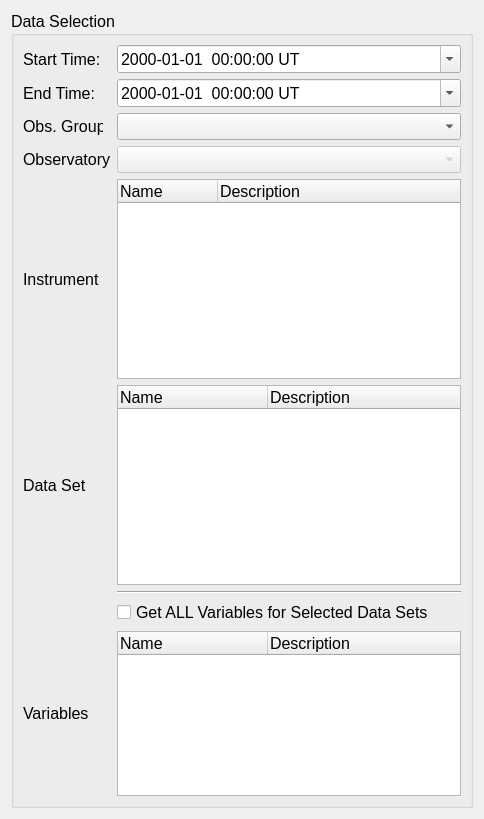
<?xml version="1.0" encoding="UTF-8"?>
<ui version="4.0">
 <class>ScInfoPropWidget</class>
 <widget class="QWidget" name="ScInfoPropWidget">
  <property name="geometry">
   <rect>
    <x>0</x>
    <y>0</y>
    <width>484</width>
    <height>795</height>
   </rect>
  </property>
  <property name="windowTitle">
   <string>Form</string>
  </property>
  <layout class="QGridLayout" name="gridLayout">
   <item row="8" column="0">
    <spacer name="verticalSpacer">
     <property name="orientation">
      <enum>Qt::Vertical</enum>
     </property>
     <property name="sizeHint" stdset="0">
      <size>
       <width>20</width>
       <height>40</height>
      </size>
     </property>
    </spacer>
   </item>
   <item row="0" column="0">
    <widget class="QGroupBox" name="groupBox">
     <property name="font">
      <font>
       <pointsize>12</pointsize>
       <weight>50</weight>
       <bold>false</bold>
      </font>
     </property>
     <property name="title">
      <string>Data Selection</string>
     </property>
     <layout class="QGridLayout" name="gridLayout_2">
      <item row="5" column="2">
       <widget class="pqTreeWidget" name="DataSet">
        <property name="minimumSize">
         <size>
          <width>265</width>
          <height>200</height>
         </size>
        </property>
        <property name="focusPolicy">
         <enum>Qt::ClickFocus</enum>
        </property>
        <property name="horizontalScrollBarPolicy">
         <enum>Qt::ScrollBarAsNeeded</enum>
        </property>
        <property name="alternatingRowColors">
         <bool>true</bool>
        </property>
        <property name="selectionMode">
         <enum>QAbstractItemView::NoSelection</enum>
        </property>
        <property name="selectionBehavior">
         <enum>QAbstractItemView::SelectRows</enum>
        </property>
        <property name="sortingEnabled">
         <bool>false</bool>
        </property>
        <property name="animated">
         <bool>true</bool>
        </property>
        <property name="allColumnsShowFocus">
         <bool>true</bool>
        </property>
        <property name="wordWrap">
         <bool>false</bool>
        </property>
        <property name="columnCount">
         <number>2</number>
        </property>
        <attribute name="headerCascadingSectionResizes">
         <bool>true</bool>
        </attribute>
        <attribute name="headerDefaultSectionSize">
         <number>150</number>
        </attribute>
        <column>
         <property name="text">
          <string>Name</string>
         </property>
        </column>
        <column>
         <property name="text">
          <string>Description</string>
         </property>
        </column>
       </widget>
      </item>
      <item row="4" column="2">
       <widget class="pqTreeWidget" name="Instruments">
        <property name="minimumSize">
         <size>
          <width>265</width>
          <height>200</height>
         </size>
        </property>
        <property name="focusPolicy">
         <enum>Qt::ClickFocus</enum>
        </property>
        <property name="alternatingRowColors">
         <bool>true</bool>
        </property>
        <property name="selectionMode">
         <enum>QAbstractItemView::NoSelection</enum>
        </property>
        <property name="selectionBehavior">
         <enum>QAbstractItemView::SelectColumns</enum>
        </property>
        <property name="sortingEnabled">
         <bool>false</bool>
        </property>
        <property name="animated">
         <bool>true</bool>
        </property>
        <property name="allColumnsShowFocus">
         <bool>true</bool>
        </property>
        <property name="columnCount">
         <number>2</number>
        </property>
        <attribute name="headerCascadingSectionResizes">
         <bool>true</bool>
        </attribute>
        <attribute name="headerDefaultSectionSize">
         <number>100</number>
        </attribute>
        <attribute name="headerHighlightSections">
         <bool>false</bool>
        </attribute>
        <column>
         <property name="text">
          <string>Name</string>
         </property>
        </column>
        <column>
         <property name="text">
          <string>Description</string>
         </property>
        </column>
       </widget>
      </item>
      <item row="9" column="2">
       <widget class="pqTreeWidget" name="Variables">
        <property name="minimumSize">
         <size>
          <width>265</width>
          <height>165</height>
         </size>
        </property>
        <property name="alternatingRowColors">
         <bool>true</bool>
        </property>
        <property name="selectionMode">
         <enum>QAbstractItemView::NoSelection</enum>
        </property>
        <property name="sortingEnabled">
         <bool>false</bool>
        </property>
        <property name="animated">
         <bool>true</bool>
        </property>
        <property name="columnCount">
         <number>2</number>
        </property>
        <attribute name="headerDefaultSectionSize">
         <number>150</number>
        </attribute>
        <column>
         <property name="text">
          <string>Name</string>
         </property>
        </column>
        <column>
         <property name="text">
          <string>Description</string>
         </property>
        </column>
       </widget>
      </item>
      <item row="0" column="0">
       <widget class="QLabel" name="startTime_Label">
        <property name="text">
         <string>Start Time:</string>
        </property>
       </widget>
      </item>
      <item row="1" column="2">
       <widget class="QDateTimeEdit" name="endTime">
        <property name="focusPolicy">
         <enum>Qt::ClickFocus</enum>
        </property>
        <property name="displayFormat">
         <string>yyyy-MM-dd  hh:mm:ss UT</string>
        </property>
        <property name="calendarPopup">
         <bool>true</bool>
        </property>
       </widget>
      </item>
      <item row="2" column="0">
       <widget class="QLabel" name="Group_Label">
        <property name="maximumSize">
         <size>
          <width>80</width>
          <height>16777215</height>
         </size>
        </property>
        <property name="text">
         <string>Obs. Group</string>
        </property>
       </widget>
      </item>
      <item row="9" column="0">
       <widget class="QLabel" name="Variables_Label">
        <property name="text">
         <string>Variables</string>
        </property>
       </widget>
      </item>
      <item row="2" column="2">
       <widget class="QComboBox" name="Group">
        <property name="enabled">
         <bool>true</bool>
        </property>
        <property name="minimumSize">
         <size>
          <width>265</width>
          <height>0</height>
         </size>
        </property>
        <property name="maximumSize">
         <size>
          <width>16777215</width>
          <height>16777215</height>
         </size>
        </property>
        <property name="focusPolicy">
         <enum>Qt::ClickFocus</enum>
        </property>
        <item>
         <property name="text">
          <string/>
         </property>
        </item>
       </widget>
      </item>
      <item row="3" column="2">
       <widget class="QComboBox" name="Observatory">
        <property name="enabled">
         <bool>false</bool>
        </property>
        <property name="minimumSize">
         <size>
          <width>265</width>
          <height>0</height>
         </size>
        </property>
        <property name="maximumSize">
         <size>
          <width>16777215</width>
          <height>16777215</height>
         </size>
        </property>
        <property name="focusPolicy">
         <enum>Qt::ClickFocus</enum>
        </property>
        <item>
         <property name="text">
          <string/>
         </property>
        </item>
       </widget>
      </item>
      <item row="3" column="0">
       <widget class="QLabel" name="Observatory_Label">
        <property name="text">
         <string>Observatory</string>
        </property>
       </widget>
      </item>
      <item row="1" column="0">
       <widget class="QLabel" name="endTime_Label">
        <property name="text">
         <string>End Time:</string>
        </property>
       </widget>
      </item>
      <item row="4" column="0">
       <widget class="QLabel" name="Instruments_Label">
        <property name="text">
         <string>Instrument</string>
        </property>
       </widget>
      </item>
      <item row="5" column="0">
       <widget class="QLabel" name="DataSet_Label">
        <property name="text">
         <string>Data Set</string>
        </property>
       </widget>
      </item>
      <item row="0" column="2">
       <widget class="QDateTimeEdit" name="startTime">
        <property name="focusPolicy">
         <enum>Qt::ClickFocus</enum>
        </property>
        <property name="displayFormat">
         <string>yyyy-MM-dd  hh:mm:ss UT</string>
        </property>
        <property name="calendarPopup">
         <bool>true</bool>
        </property>
       </widget>
      </item>
      <item row="7" column="2">
       <widget class="Line" name="line">
        <property name="orientation">
         <enum>Qt::Horizontal</enum>
        </property>
       </widget>
      </item>
      <item row="8" column="2">
       <widget class="QCheckBox" name="allVariables">
        <property name="text">
         <string>Get ALL Variables for Selected Data Sets</string>
        </property>
       </widget>
      </item>
     </layout>
     <zorder>Group</zorder>
     <zorder>Observatory</zorder>
     <zorder>Group_Label</zorder>
     <zorder>Observatory_Label</zorder>
     <zorder>Instruments_Label</zorder>
     <zorder>DataSet_Label</zorder>
     <zorder>DataSet</zorder>
     <zorder>Variables_Label</zorder>
     <zorder>Variables</zorder>
     <zorder>endTime</zorder>
     <zorder>startTime_Label</zorder>
     <zorder>endTime_Label</zorder>
     <zorder>startTime</zorder>
     <zorder>Instruments</zorder>
     <zorder>line</zorder>
     <zorder>allVariables</zorder>
    </widget>
   </item>
  </layout>
 </widget>
 <customwidgets>
  <customwidget>
   <class>pqTreeWidget</class>
   <extends>QTreeWidget</extends>
   <header location="global">pqTreeWidget.h</header>
  </customwidget>
 </customwidgets>
 <resources/>
 <connections/>
</ui>
